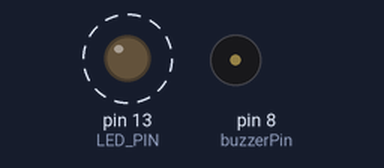
A sketch run on a simulated Arduino Uno, built with avr-gcc and run on an emulated ATmega328P. Parts: output pins drawn as LEDs (lit = HIGH), buzzer (waves = sounding, pin HIGH). Dashed ring = blinking. What the sketch prints to the serial monitor is not drawn.

Above: at 0.05 s.
Timing chart, 0 to 4.6 s (numbered marks = the images above):
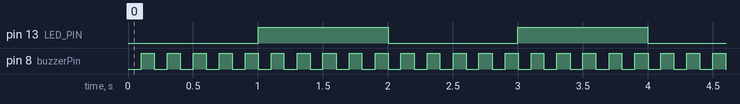

The sketch:

CH_49_06.ino
```cpp
int buzzerPin = 8, LED_PIN = 13;
bool LEDstate = false, buzzerState = false;

int BUZZER_INTERVAL = 100;
int BLINK_INTERVAL = 1000;
unsigned long time_pre_blink, time_pre_buzzer;

void setup () {
  Serial.begin(9600);

  pinMode(buzzerPin, OUTPUT);     // 버저 연결 핀을 출력으로 설정
  pinMode(LED_PIN, OUTPUT);     // LED 연결 핀을 출력으로 설정

  time_pre_blink = millis();
  time_pre_buzzer = time_pre_blink;
}

void loop () {
  unsigned long time_current = millis();

  // LED 점멸 제어
  if (time_current - time_pre_blink >= BLINK_INTERVAL) {
    time_pre_blink = time_current;

    LEDstate = !LEDstate;
    digitalWrite(LED_PIN, LEDstate);

    Serial.print("\n* LED 상태가 ");
    Serial.print(LEDstate ? "ON으로 " : "OFF로 ");
    Serial.println("바뀌었습니다.");
  }

  // 액티브 버저 on/off 제어
  if (time_current - time_pre_buzzer >= BUZZER_INTERVAL) {
    time_pre_buzzer = time_current;

    buzzerState = !buzzerState;
    digitalWrite(buzzerPin, buzzerState);

    Serial.print('.');
  }
}
```

Measured:
- by itself, pin 13 (LED_PIN): alternates HIGH for 1.0 s and LOW for 1.0 s
- by itself, pin 8 (buzzerPin): alternates HIGH for 0.10 s and LOW for 0.10 s
